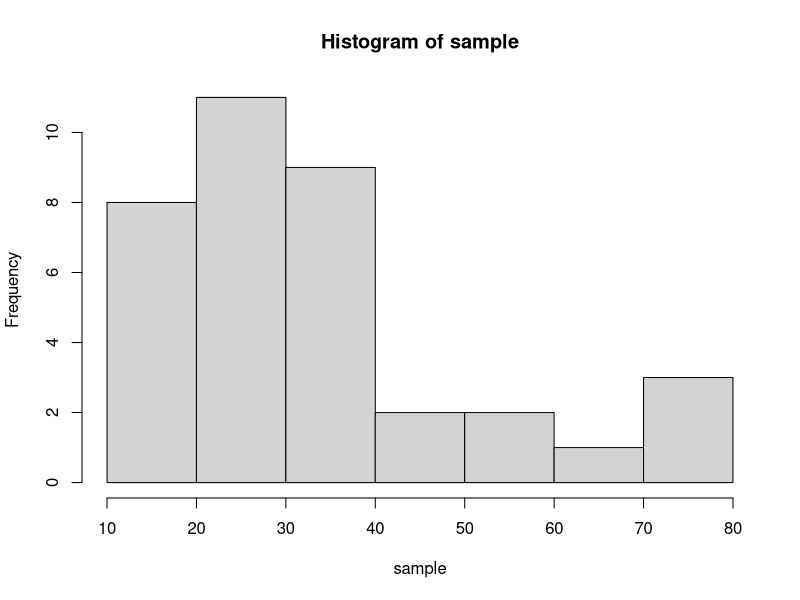
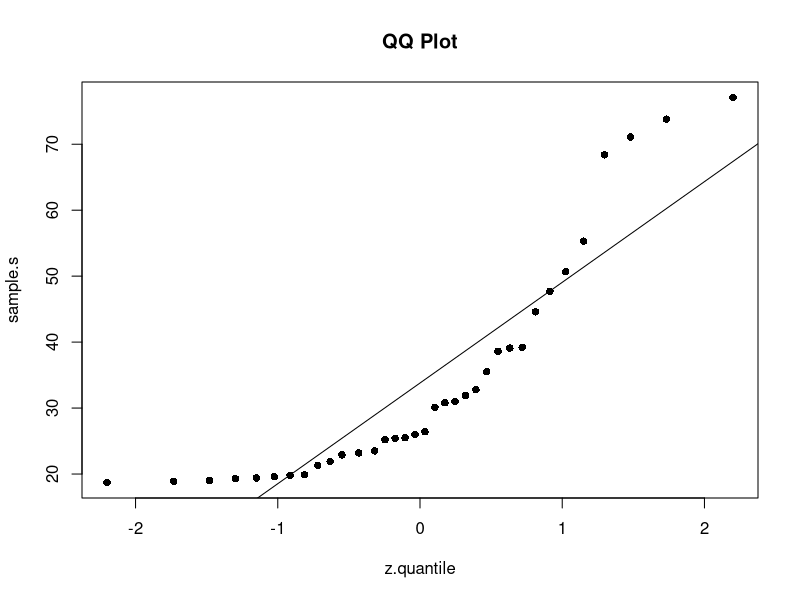
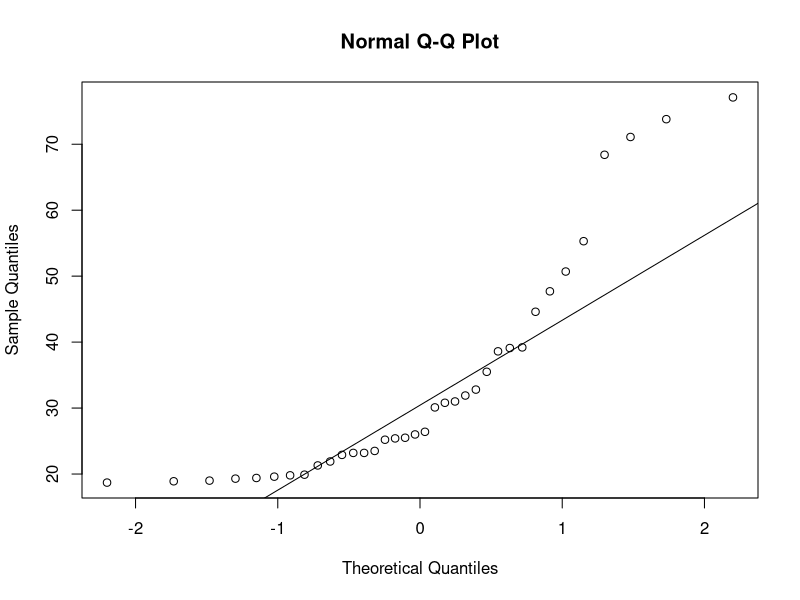

Generate these figures, in order, with R:
## ---- chunk 1
knitr::opts_chunk$set(echo = TRUE)
## ---- chunk 2
sample <- c(26.4,23.5,25.4,22.9,25.2,39.2,25.5,31.9,26.0,44.6,35.5,38.6,
30.1,31.0,30.8,32.8,47.7,39.1,55.3,50.7,73.8,71.1,68.4,77.1,
19.4,19.3,18.7,19.0,23.2,21.3,23.2,19.9,18.9,19.8,19.6,21.9)

## ---- chunk 3

hist(sample)
## ---- chunk 4
sample.s <- sort(sample)  #sort data increasing
sample.s
## ---- chunk 5
rank <- rank(sample.s) #rank data  from 1 to 36
rank
## ---- chunk 6
size <- length(sample.s)   # tells me the size of the data
size
## ---- chunk 7
p <- (rank-.5)/size
p
## ---- chunk 8
z.quantile <- qnorm(p)     #Standard Normal Quantiles with such Probability
z.quantile 
## ---- chunk 9
plot(x= z.quantile, y=sample.s, pch=16, main= 'QQ Plot')     #scatterplot of x=Z quantiles, y - data sorted
abline(lm(sample.s ~ z.quantile))
## ---- chunk 10
qqnorm(sample.s)
qqline(sample.s)
## ---- chunk 11
sample <- c
